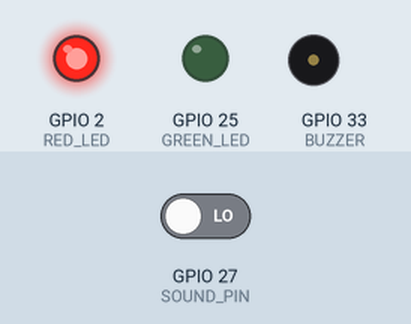
Bench run of a sketch on a simulated ESP32. On the bench: output pins drawn as LEDs (lit = HIGH), buzzer (waves = sounding, pin HIGH). Inputs (shaded band) come from the test bench; at power-on: GPIO 27 (SOUND_PIN) LOW. WiFi joins after 1.5 s; servers stay silent unless stated; what the sketch prints to the serial monitor is not drawn.

Above: at 2.71 s.
3.1 s: GPIO 27 (SOUND_PIN) driven HIGH
At 6.4 s:
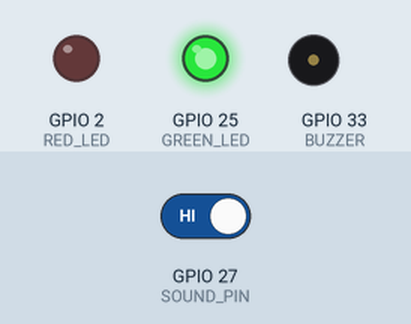
6.6 s: GPIO 27 (SOUND_PIN) driven LOW
At 12.58 s:
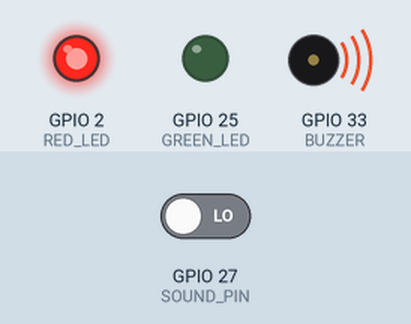
Timing chart, 0 to 16.1 s (numbered marks = the images above; inputs shaded):
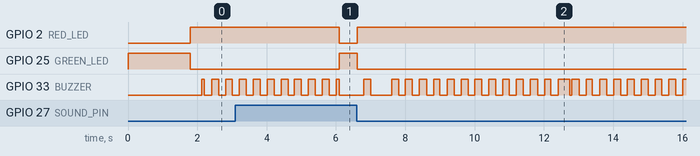

Measured:
- after the input at 3.1 s, GPIO 2 (RED_LED): HIGH → LOW after 3.0 s; GPIO 25 (GREEN_LED): LOW → HIGH after 3.0 s
- after the input at 6.6 s, GPIO 2 (RED_LED): LOW → HIGH at once; GPIO 25 (GREEN_LED): HIGH → LOW at once; GPIO 33 (BUZZER): goes HIGH 0.20 s, LOW 0.61 s, 12 × (HIGH 0.20 s, LOW 0.18 s), HIGH 0.34 s, LOW 0.06 s, 8 × (HIGH 0.20 s, LOW 0.20 s), then HIGH, starting after 0.20 s

The sketch:

classroom.ino
```cpp
#include <WiFi.h>
#include <WiFiClientSecure.h>
#include <UniversalTelegramBot.h>

const char* ssid = "PK";
const char* password = "244466666";

#define BOT_TOKEN "9191078773:AAF_3xVEtq_b021a4jEtq9kPWI7qgUUgecY"
#define CHAT_ID "8719633048"

// Pins
#define SOUND_PIN 27
#define GREEN_LED 25
#define RED_LED   2
#define BUZZER    33

WiFiClientSecure client;
UniversalTelegramBot bot(BOT_TOKEN, client);

const unsigned long notificationInterval = 5000;  // min gap between Telegram messages
const unsigned long alertHoldTime = 3000;         // keep alert on this long after last noise

unsigned long lastNotification = 0;
unsigned long lastNoiseTime = 0;
bool firstAlert = true;
bool noiseEverSeen = false;

void setAlertOutputs(bool alertActive) {
  digitalWrite(RED_LED, alertActive ? HIGH : LOW);
  digitalWrite(GREEN_LED, alertActive ? LOW : HIGH);

  if (alertActive) {
    // Beep pattern: 200 ms on, 200 ms off
    digitalWrite(BUZZER, (millis() / 200) % 2 == 0 ? HIGH : LOW);
  } else {
    digitalWrite(BUZZER, LOW);
  }
}

void setup() {
  Serial.begin(115200);

  pinMode(SOUND_PIN, INPUT);
  pinMode(GREEN_LED, OUTPUT);
  pinMode(RED_LED, OUTPUT);
  pinMode(BUZZER, OUTPUT);

  setAlertOutputs(false);  // green on at startup

  WiFi.mode(WIFI_STA);
  WiFi.begin(ssid, password);
  Serial.print("Connecting to WiFi");
  while (WiFi.status() != WL_CONNECTED) {
    delay(500);
    Serial.print(".");
  }
  Serial.println("\nWiFi Connected! IP: " + WiFi.localIP().toString());

  client.setInsecure();

  bool ok = bot.sendMessage(CHAT_ID,
    "🏫 IoT Smart Classroom System Started!\nNoise Monitoring Active.", "");
  Serial.println(ok ? "Startup message SENT" : "Startup message FAILED");
}

void loop() {
  // Reconnect WiFi if dropped (local alerts still work below)
  if (WiFi.status() != WL_CONNECTED) {
    Serial.println("WiFi lost, reconnecting...");
    WiFi.disconnect();
    WiFi.begin(ssid, password);
  }

  bool noiseDetected = (digitalRead(SOUND_PIN) == LOW);  // change to HIGH if your module is active HIGH

  if (noiseDetected) {
    lastNoiseTime = millis();
    noiseEverSeen = true;
  }

  bool alertActive = noiseEverSeen && (millis() - lastNoiseTime < alertHoldTime);

  // Update LEDs and buzzer first so they react instantly
  setAlertOutputs(alertActive);

  // Telegram notification (rate limited)
  if (noiseDetected && WiFi.status() == WL_CONNECTED &&
      (firstAlert || millis() - lastNotification >= notificationInterval)) {

    Serial.println("Noise detected, sending...");
    bool ok = bot.sendMessage(CHAT_ID,
      "🔊 Classroom Noise Detected!\n⚠️ Students, please maintain silence.", "");
    Serial.println(ok ? "Telegram notification SENT" : "Telegram notification FAILED");

    lastNotification = millis();
    firstAlert = false;
  }

  delay(20);
}
```
